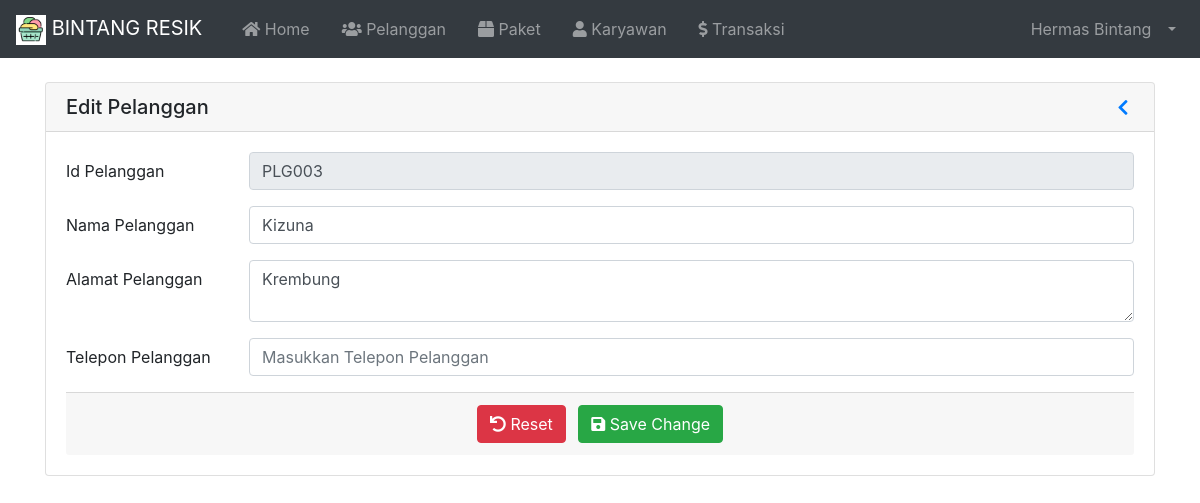
Screenshot of /index.php?page=EditPelanggan&id=PLG003 (signed in) with the database file from the repository.
### tables this page shows
CREATE TABLE `tbl_karyawan` (
  `id` int(11) NOT NULL,
  `nama` varchar(100) NOT NULL,
  `username` varchar(30) NOT NULL,
  `password` varchar(255) NOT NULL,
  `email` varchar(255) NOT NULL,
  `no_hp` varchar(20) NOT NULL,
  `alamat` varchar(100) NOT NULL,
  `catatan` varchar(255) NOT NULL,
  `image` varchar(255) NOT NULL,
  `role` varchar(20) NOT NULL
);

CREATE TABLE `tbl_pelanggan` (
  `id` varchar(10) NOT NULL,
  `nama` varchar(100) NOT NULL,
  `alamat` varchar(255) NOT NULL,
  `no_hp` varchar(20) NOT NULL
);

### index.php (called while the page is built, shortened)
<?php
  require 'load/config.php';
  require 'load/function.php';
?>
<?php require_once 'header.php'; ?>
<?php require 'content.php'; ?>
<?php require_once 'footer.php'; ?>

### load/function.php (called while the page is built, shortened)
<?php
  require 'config.php';
  function viewData( $query ) {
    global $koneksi;
    $result = mysqli_query($koneksi, $query);
    if (mysqli_num_rows($result) == 1) {
      return mysqli_fetch_assoc($result);
    }
    $rows = [];
    return $rows;
  }
?>

### page/pelanggan/editpelanggan.php (the view, shortened to what this page needs)
<?php
	$id = $_GET['id'];
	$data = viewData("SELECT * FROM tbl_pelanggan WHERE id = '$id'");
?>
<div class="container container-fluid">
	<div class="card mt-4 mb-4">
		<h5 class="card-header d-flex flex-row align-items-center justify-content-between">
			<a>Edit Pelanggan</a>
			<a href="?page=Pelanggan" role="button" id="dropdownMenuLink" aria-haspopup="true" aria-expanded="false">
				<i class="fas fa-chevron-left fa-sm fa-fw"></i>
			</a>
		</h5>
		<div class="card-body">
			<form method="post" action="">
				<div class="form-group row">
					<label for="id" class="col-sm-2 col-form-label">Id Pelanggan</label>
					<div class="col-sm-10">
						<input type="text" class="form-control" id="id" name="id" value="<?= $data['id']; ?>" required readonly>
					</div>
				</div>
				<div class="form-group row">
					<label for="nama" class="col-sm-2 col-form-label">Nama Pelanggan</label>
					<div class="col-sm-10">
						<input type="text" class="form-control" id="nama" name="nama" value="<?= $data['nama']; ?>"
							placeholder="Masukkan Nama Pelanggan" maxlength="50" required autofocus>
					</div>
				</div>
				<div class="form-group row">
					<label for="alamat" class="col-sm-2 col-form-label">Alamat Pelanggan</label>
					<div class="col-sm-10">
						<textarea type="text" class="form-control" id="alamat" name="alamat" placeholder="Masukkan Alamat Pelanggan"
							maxlength="255" required><?= $data['alamat']; ?></textarea>
					</div>
				</div>
				<div class="form-group row">
					<label for="no_hp" class="col-sm-2 col-form-label">Telepon Pelanggan</label>
					<div class="col-sm-10">
						<input type="number" class="form-control" id="no_hp" name="no_hp" value="<?= $data['no_hp']; ?>" min="0" maxlength="20" placeholder="Masukkan Telepon Pelanggan" autocomplete="off" required>
					</div>
				</div>
				<div class="card-footer text-center">
					<button type="reset" class="btn btn-danger mr-2"><i class="fas fa-undo"></i> Reset</button>
					<button type="submit" name="submit" class="btn btn-success"><i class="fas fa-save"></i> Save Change</button>
				</div>
			</form>
		</div>
	</div>
</div>

### header.php (shortened to what this page needs)
<?php
  $id = $_SESSION['id'];
  $result = mysqli_query($koneksi, "SELECT * FROM tbl_karyawan WHERE id = '$id'");
  $user = mysqli_fetch_assoc($result);
?>
<!DOCTYPE html>
<html lang="en">
<head>
	<link rel="stylesheet" href="asset/vendor/bootstrap-4.5.3/css/bootstrap.min.css">
	<link rel="stylesheet" href="asset/vendor/fontawesome/css/all.min.css">
	<link rel="stylesheet" href="asset/vendor/datatables-b4/datatables.min.css">
</head>
<body>
	<nav class="navbar navbar-expand-lg navbar-dark bg-dark">
		<a class="navbar-brand" href="index.php">
			<img src="asset/img/favicon.png" width="30" height="30" alt="">
			BINTANG RESIK
		</a>
		<div class="collapse navbar-collapse" id="navbarSupportedContent">
			<ul class="navbar-nav mr-auto">
				<li class="nav-item ml-3">
					<a class="nav-link" href="index.php"><i class="fas fa-home"></i> Home<span class="sr-only">(current)</span></a>
				</li>
				<li class="nav-item ml-3">
					<a class="nav-link" href="?page=Pelanggan"><i class="fas fa-users"></i> Pelanggan</a>
				</li>
				<li class="nav-item ml-3">
					<a class="nav-link" href="?page=Paket"><i class="fas fa-box"></i> Paket</a>
				</li>
				<?php if ($user['role'] == 'Admin') : ?>
				<li class="nav-item ml-3">
					<a class="nav-link" href="?page=Karyawan"><i class="fas fa-user"></i> Karyawan</a>
				</li>
				<?php endif; ?>
				<li class="nav-item ml-3">
					<a class="nav-link " href="?page=Transaksi"><i class="fas fa-dollar-sign"></i> Transaksi</a>
				</li>
			</ul>
			<ul class="navbar-nav ml-auto">
				<li class="nav-item dropdown">
					<a class="nav-link dropdown-toggle" href="#" id="userDropdown" role="button" data-toggle="dropdown"
						aria-haspopup="true" aria-expanded="false">
						<span class="mr-2 d-none d-lg-inline"><?= $user['nama']; ?></span>
					</a>
				</li>
			</ul>
		</div>
	</nav>

### rows the page displays
tbl_karyawan: nama "Hermas Bintang"
tbl_pelanggan: id "PLG003", nama "Kizuna", alamat "Krembung"
